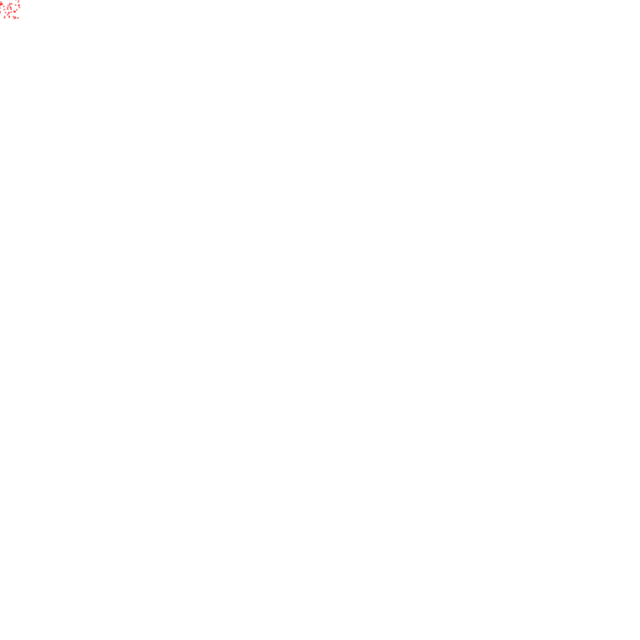
Frame 1 (no input)
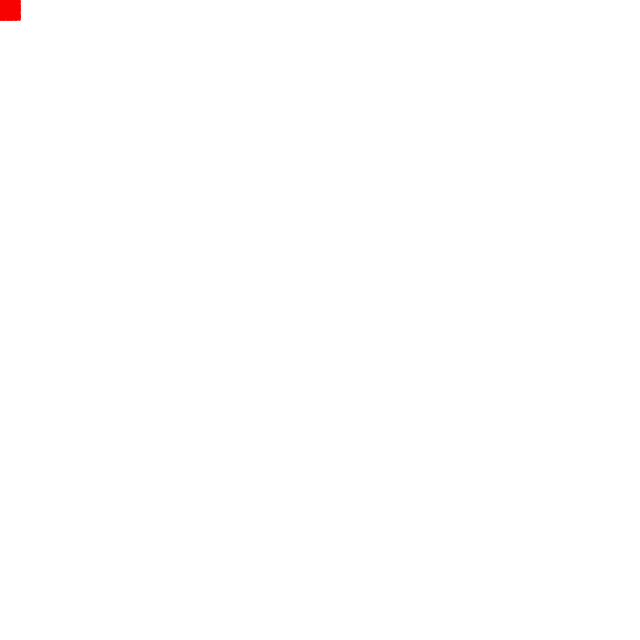
Frame 60 (the mouse pressed at the canvas centre just before this capture)
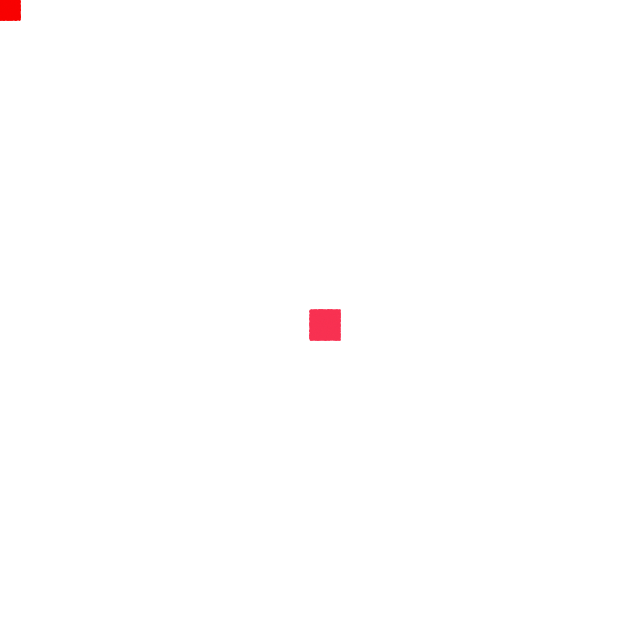
Frame 120 (the mouse held since frame 60 and released just before this capture)

The Processing sketch that drew these frames (run headless with seeded random() and noise(); from frame 60 on, the mouse is pressed at the canvas centre):

// Processing sketch: sketch_4
// ── sketch_4.pde
void setup(){
  size(640,640);
  background(#FFFFFF);
}
void draw(){
    for(int i=0;i<100;i++){
    float x= mouseX+random(-10,20);
    float y= mouseY+random(-10,20);
    float ratio= mouseX/(float)width;
    float ratio2= mouseY/(float)height;
    fill(249,ratio*98,164*(ratio2),110);
    noStroke();
    ellipse(x,y,2,2);

  } 
}
